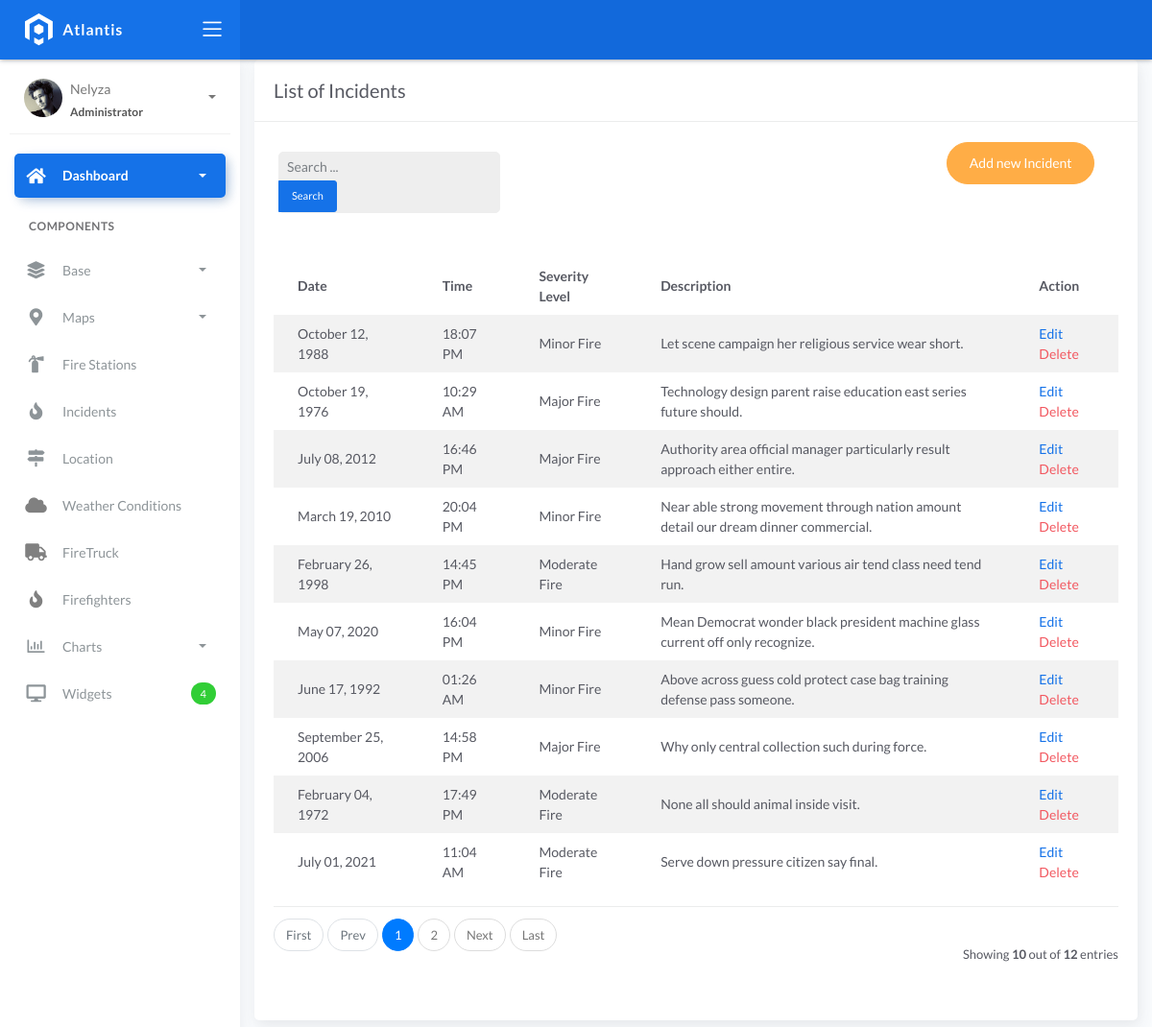
Page /incident_list/ on the earlier database version.
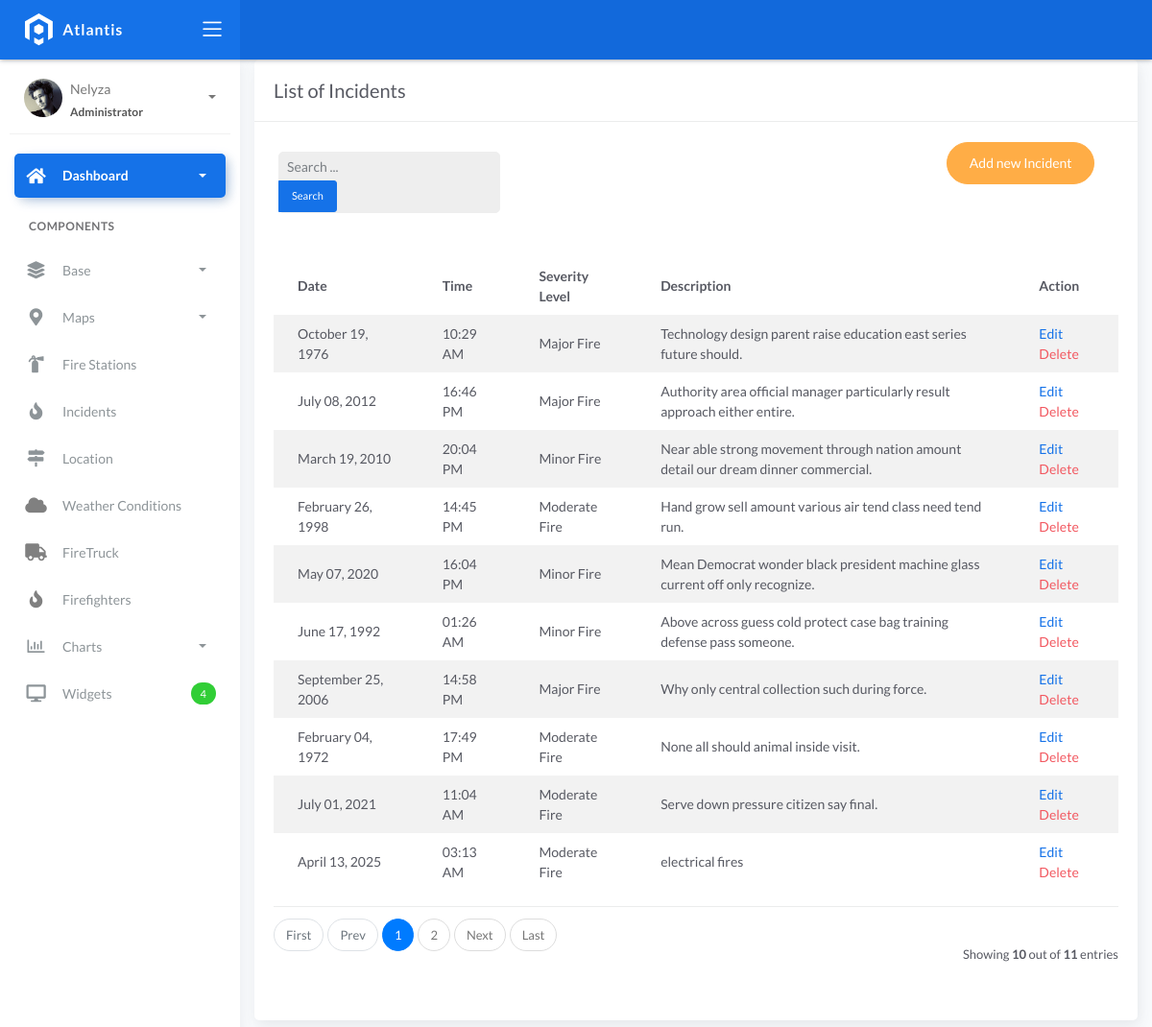
Same page on the later database version.
### fire/models.py (models this page shows)
class BaseModel(models.Model):
    created_at = models.DateTimeField(auto_now_add=True, db_index=True)
    updated_at = models.DateTimeField(auto_now=True)
    class Meta:
        abstract = True

class Incident(BaseModel):
    SEVERITY_CHOICES = (
        ('Minor Fire', 'Minor Fire'),
        ('Moderate Fire', 'Moderate Fire'),
        ('Major Fire', 'Major Fire'),
    )
    location = models.ForeignKey(Locations, on_delete=models.CASCADE)
    date_time = models.DateTimeField(blank=True, null=True)
    severity_level = models.CharField(max_length=45, choices=SEVERITY_CHOICES)
    description = models.CharField(max_length=250)

### fire/views.py (the view, shortened to what this page needs)
# urls.py: path('incident_list/',  IncidentListView.as_view(), name='fire-incident-list'),
class IncidentListView(ListView):
    model = Incident
    template_name = 'fire_incident_list.html'
    context_object_name = 'object_list'
    paginate_by = 10
    def get_queryset(self, *args, **kwargs):
        qs = super().get_queryset(*args, **kwargs)
        query = self.request.GET.get("q")
        return qs

### templates/fire_incident_list.html
{% extends 'base.html' %}
{% load static %}
{% block content %}
<div class="content">
  <div class="container-fluid">
     <div class="row">
      <div class="col-md-12">
        <div class="card">
         <div class="card-header">
           <div class="card-title">List of Incidents</div>
        </div>
        <br>
        <div class="col-md-12 row">
          <div class="col-md-4">
            <form class="navbar-left navbar-form nav-search mr-md-3" action="{% url 'fire-incident-list' %}">
              <div class="form-group">
                <div class="input-group">
                  <input type="text" id="search" placeholder="Search ..." class="form-control form-control-sm" name="q" />
                  <div class="input-group-append">
                    <button class="btn btn-sm btn-primary" type="submit">Search</button>
                  </div>
                </div>
              </div>
            </form>
          </div>
          <div class="col-md-2">
          </div>
          <div class="col-md-6">
            <div class="pull-right">
              <a href="{% url 'fire-incident-add' %}" class="btn btn-warning btn-rounded">Add new Incident</a>
            </div>
          </div>
        </div>
        <div class="card-body">
          <table class="table table-striped mt-3">
            <thead>
              <tr>
                <th scope="col">Date</th>
                <th scope="col">Time</th>
                <th scope="col">Severity Level</th>
                <th scope="col">Description</th>
                <th scope="col">Action</th>
              </tr>
            </thead>
            <tbody>
              {% for object in object_list %}
              <tr>
                <td>{{ object.date_time|date:"F d, Y" }}</td>
                <td>{{ object.date_time|time:"H:i A" }}</td>
                <td>{{ object.severity_level }}</td>
                <td>{{ object.description }}</td>
                <td>
                  <a href="{% url 'fire-incident-update' object.id %}">Edit</a>
                  <a href="{% url 'fire-incident-delete' object.id %}" class="text-danger">Delete</a>
                </td>
              </tr>
              {% empty %}
              <tr>
                <td colspan="5" style="text-align: center">
                  <p class="text-sm font-weight-bold mb-0">No Records Found.</p>
                </td>
              </tr>
              {% endfor %}
            </tbody>
          </table>
          {% include 'includes/pagination.html' %}
        </div>
      </div>
    </div>
  </div>
</div>
{% endblock %}

Differences in the rows shown:
removed Incident: date_time "October 12, 1988", date_time "18:07 PM", severity_level "Minor Fire", description "Let scene campaign her religious service wear short."
now on this page (row unchanged): Incident: date_time "April 13, 2025", date_time "03:13 AM", severity_level "Moderate Fire", description "electrical fires"
Other differences:
{{ paginator.count }}: "12" → "11"
